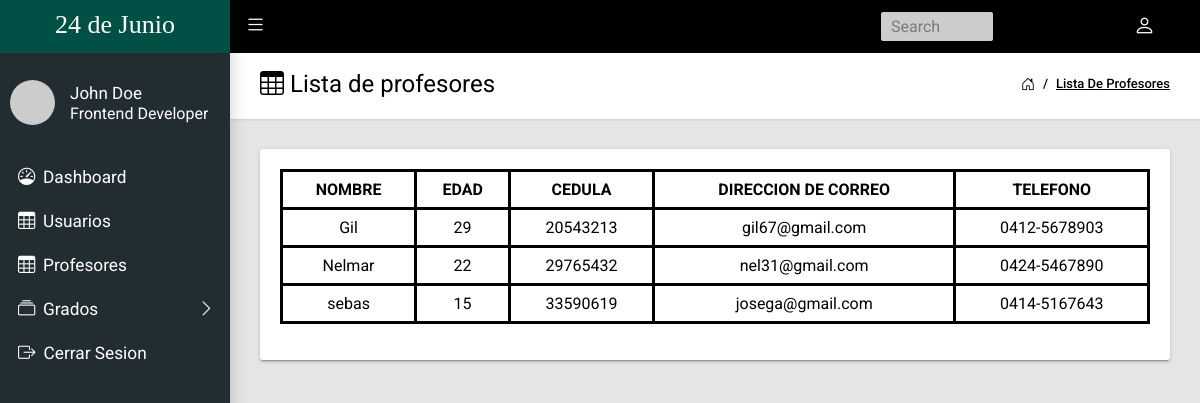
/lista_Profesores.php, run on the app's committed database.
### tables this page shows
CREATE TABLE `usuarios_profesor` (
  `ID` int(11) NOT NULL COMMENT 'ID del usuario',
  `usuario` varchar(50) NOT NULL COMMENT 'nombre del usuario',
  `pass` varchar(50) NOT NULL COMMENT 'password del usuario',
  `nombre` varchar(50) NOT NULL COMMENT 'nombre del usuario',
  `rol` varchar(50) NOT NULL COMMENT 'rol del usuario',
  `edad` varchar(11) NOT NULL COMMENT 'edad del profesor',
  `cedula` varchar(11) NOT NULL COMMENT 'cedula del profesor',
  `direccionCorreo` text NOT NULL COMMENT 'correo del profesor',
  `telefono` varchar(50) NOT NULL COMMENT 'telefono del profesor'
);

### lista_Profesores.php (the view)
<?php
require_once 'administrador/Tools/header.php';
require_once 'administrador/Tools/conexion.php';
?>
<main class="app-content">
      <div class="app-title">
        <div>
          <h1><i class="bi bi-table"></i> Lista de profesores </h1>
        </div>
        <ul class="app-breadcrumb breadcrumb">
          <li class="breadcrumb-item"><i class="bi bi-house-door fs-6"></i></li>
          <li class="breadcrumb-item"><a href="lista_Profesores.php">Lista de profesores</a></li>
        </ul>
      </div>
      <div class="row">
        <div class="col-md-12">
          <div class="tile">
          <div class="tile-body">
              <div class="table-responsive">
                <table class="table table-hover table-bordered" id="table_usuarios" style="text-align:center">
                <div>
                  <thead>
                    <tr>
                      <th>NOMBRE</th>
                      <th>EDAD</th>
                      <th>CEDULA</th>
                      <th>DIRECCION DE CORREO</th>
                      <th>TELEFONO</th>
                    </tr>
                  </thead>
                  <tbody>
                    <?php
                      $sql= " SELECT * FROM usuarios_profesor ";
                      $resultado =  mysqli_query($conexion, $sql);
                      while($mostrar = mysqli_fetch_array($resultado)){
                    ?>
                    <tr>
                      <td><?php echo $mostrar['nombre']?></td>
                      <td><?php echo $mostrar['edad']?></td>
                      <td><?php echo $mostrar['cedula']?></td>
                      <td><?php echo $mostrar['direccionCorreo']?></td>
                      <td><?php echo $mostrar['telefono']?></td>
                    </tr>
                    <?php
                      }
                    ?>
                  </tbody>
                </table>
              </div>
            </div>
          </div>
        </div>
    </div>
</main>
<?php
require_once 'administrador/Tools/footer.php';
?>

### administrador/css/style.css (style rules this page uses)
*, *::before, *::after { padding: 0; margin: 0; box-sizing: border-box; }
body { font-family: 'Roboto', sans-serif; }

### data on the page
usuarios_profesor: nombre "Gil", edad "29", cedula "20543213", direccionCorreo "gil67@gmail.com", telefono "0412-5678903"
usuarios_profesor: nombre "Nelmar", edad "22", cedula "29765432", direccionCorreo "nel31@gmail.com", telefono "0424-5467890"
usuarios_profesor: nombre "sebas", edad "15", cedula "33590619", direccionCorreo "josega@gmail.com", telefono "0414-5167643"
